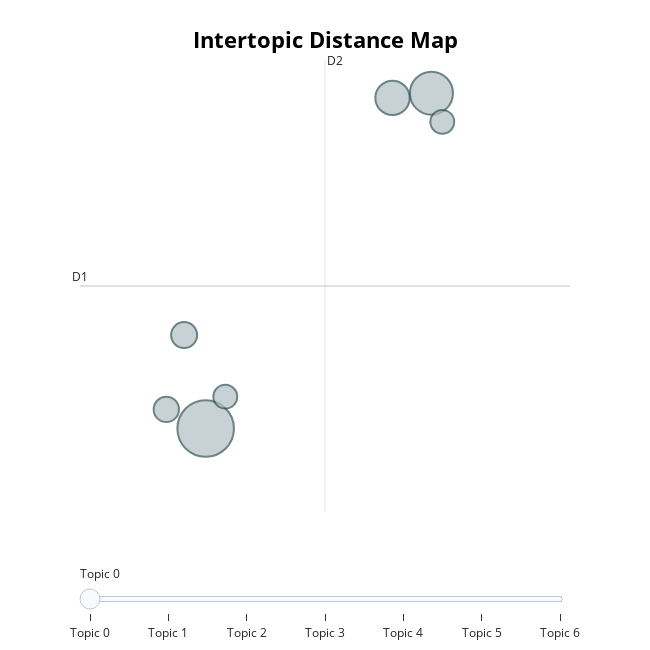

Here is the notebook cell this chart was saved with:
### Code cell
# 부정 리뷰 토픽 관계도 시각화
topic_model_negative.visualize_topics()

### Figure 1 — Plotly figure (JSON) as saved in the notebook; plotly's stock layout.template omitted (floating-point values rounded to 4 significant figures)
{"data": [{"customdata": [[0, "get | player | time | grind | thing", 90], [1, "life | send | help | played | stop", 52], [2, "hate | bad | hated | wee | bum", 33], [3, "review | people | negative | aoe | leave", 19], [4, "space | ninja | key | power | janus", 18], [5, "addicting | addictive | kill | recommend | ruining", 16], [6, "received | product | free | step | achievement", 16]], "hovertemplate": "<b>Topic %{customdata[0]}</b><br>%{customdata[1]}<br>Size: %{customdata[2]}", "legendgroup": "", "marker": {"color": "#B0BEC5", "line": {"color": "DarkSlateGrey", "width": 2}, "size": [90, 52, 33, 19, 18, 16, 16], "sizemode": "area", "sizeref": 0.05625, "symbol": "circle"}, "mode": "markers", "name": "", "orientation": "v", "showlegend": false, "type": "scatter", "x": [9.116, 12.46, 11.89, 8.796, 8.532, 12.62, 9.407], "xaxis": "x", "y": [-11.61, -4.615, -4.714, -9.663, -11.21, -5.213, -10.95], "yaxis": "y"}], "layout": {"annotations": [{"showarrow": false, "text": "D1", "x": 7.252, "y": -8.638, "yshift": 10}, {"showarrow": false, "text": "D2", "x": 10.88, "xshift": 10, "y": -3.923}], "height": 650, "hoverlabel": {"bgcolor": "white", "font": {"family": "Rockwell", "size": 16}}, "legend": {"itemsizing": "constant", "tracegroupgap": 0}, "margin": {"t": 60}, "shapes": [{"line": {"color": "#CFD8DC", "width": 2}, "type": "line", "x0": 10.88, "x1": 10.88, "y0": -13.35, "y1": -3.923}, {"line": {"color": "#9E9E9E", "width": 2}, "type": "line", "x0": 7.252, "x1": 14.52, "y0": -8.638, "y1": -8.638}], "sliders": [{"active": 0, "pad": {"t": 50}, "steps": [{"args": [{"marker.color": [["red", "#B0BEC5", "#B0BEC5", "#B0BEC5", "#B0BEC5", "#B0BEC5", "#B0BEC5"]]}], "label": "Topic 0", "method": "update"}, {"args": [{"marker.color": [["#B0BEC5", "red", "#B0BEC5", "#B0BEC5", "#B0BEC5", "#B0BEC5", "#B0BEC5"]]}], "label": "Topic 1", "method": "update"}, {"args": [{"marker.color": [["#B0BEC5", "#B0BEC5", "red", "#B0BEC5", "#B0BEC5", "#B0BEC5", "#B0BEC5"]]}], "label": "Topic 2", "method": "update"}, {"args": [{"marker.color": [["#B0BEC5", "#B0BEC5", "#B0BEC5", "red", "#B0BEC5", "#B0BEC5", "#B0BEC5"]]}], "label": "Topic 3", "method": "update"}, {"args": [{"marker.color": [["#B0BEC5", "#B0BEC5", "#B0BEC5", "#B0BEC5", "red", "#B0BEC5", "#B0BEC5"]]}], "label": "Topic 4", "method": "update"}, {"args": [{"marker.color": [["#B0BEC5", "#B0BEC5", "#B0BEC5", "#B0BEC5", "#B0BEC5", "red", "#B0BEC5"]]}], "label": "Topic 5", "method": "update"}, {"args": [{"marker.color": [["#B0BEC5", "#B0BEC5", "#B0BEC5", "#B0BEC5", "#B0BEC5", "#B0BEC5", "red"]]}], "label": "Topic 6", "method": "update"}]}], "title": {"font": {"color": "Black", "size": 22}, "text": "<b>Intertopic Distance Map</b>", "x": 0.5, "xanchor": "center", "y": 0.95, "yanchor": "top"}, "width": 650, "xaxis": {"anchor": "y", "domain": [0, 1], "range": [7.252, 14.52], "title": {"text": ""}, "visible": false}, "yaxis": {"anchor": "x", "domain": [0, 1], "range": [-13.35, -3.923], "title": {"text": ""}, "visible": false}}}
